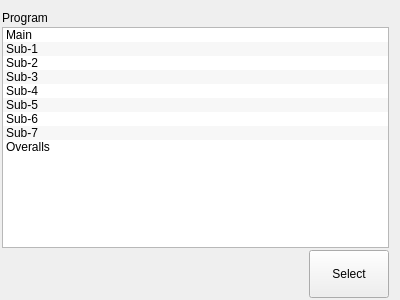
<?xml version="1.0" encoding="UTF-8"?>
<ui version="4.0">
 <class>ICProgramSelector</class>
 <widget class="QWidget" name="ICProgramSelector">
  <property name="geometry">
   <rect>
    <x>0</x>
    <y>0</y>
    <width>400</width>
    <height>300</height>
   </rect>
  </property>
  <property name="windowTitle">
   <string>Form</string>
  </property>
  <layout class="QVBoxLayout" name="verticalLayout">
   <property name="spacing">
    <number>2</number>
   </property>
   <property name="leftMargin">
    <number>2</number>
   </property>
   <property name="bottomMargin">
    <number>2</number>
   </property>
   <item>
    <widget class="QLabel" name="label">
     <property name="text">
      <string>Program</string>
     </property>
    </widget>
   </item>
   <item>
    <widget class="QListWidget" name="programList">
     <property name="alternatingRowColors">
      <bool>true</bool>
     </property>
     <property name="spacing">
      <number>3</number>
     </property>
     <item>
      <property name="text">
       <string>Main</string>
      </property>
     </item>
     <item>
      <property name="text">
       <string>Sub-1</string>
      </property>
     </item>
     <item>
      <property name="text">
       <string>Sub-2</string>
      </property>
     </item>
     <item>
      <property name="text">
       <string>Sub-3</string>
      </property>
     </item>
     <item>
      <property name="text">
       <string>Sub-4</string>
      </property>
     </item>
     <item>
      <property name="text">
       <string>Sub-5</string>
      </property>
     </item>
     <item>
      <property name="text">
       <string>Sub-6</string>
      </property>
     </item>
     <item>
      <property name="text">
       <string>Sub-7</string>
      </property>
     </item>
     <item>
      <property name="text">
       <string>Overalls</string>
      </property>
     </item>
    </widget>
   </item>
   <item>
    <layout class="QHBoxLayout" name="horizontalLayout">
     <item>
      <spacer name="horizontalSpacer">
       <property name="orientation">
        <enum>Qt::Horizontal</enum>
       </property>
       <property name="sizeHint" stdset="0">
        <size>
         <width>40</width>
         <height>20</height>
        </size>
       </property>
      </spacer>
     </item>
     <item>
      <widget class="QPushButton" name="selectButton">
       <property name="minimumSize">
        <size>
         <width>80</width>
         <height>48</height>
        </size>
       </property>
       <property name="text">
        <string>Select</string>
       </property>
      </widget>
     </item>
    </layout>
   </item>
  </layout>
 </widget>
 <resources/>
 <connections/>
</ui>
